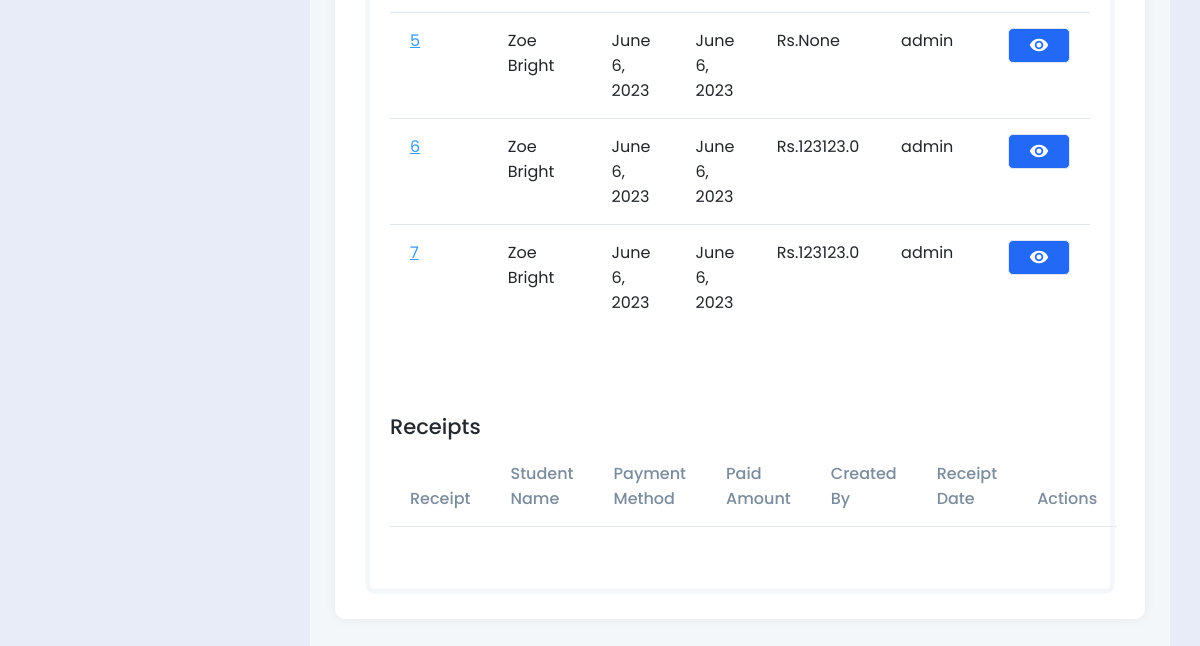
Page /view_student/5 (signed in, lower part) on the earlier database version.
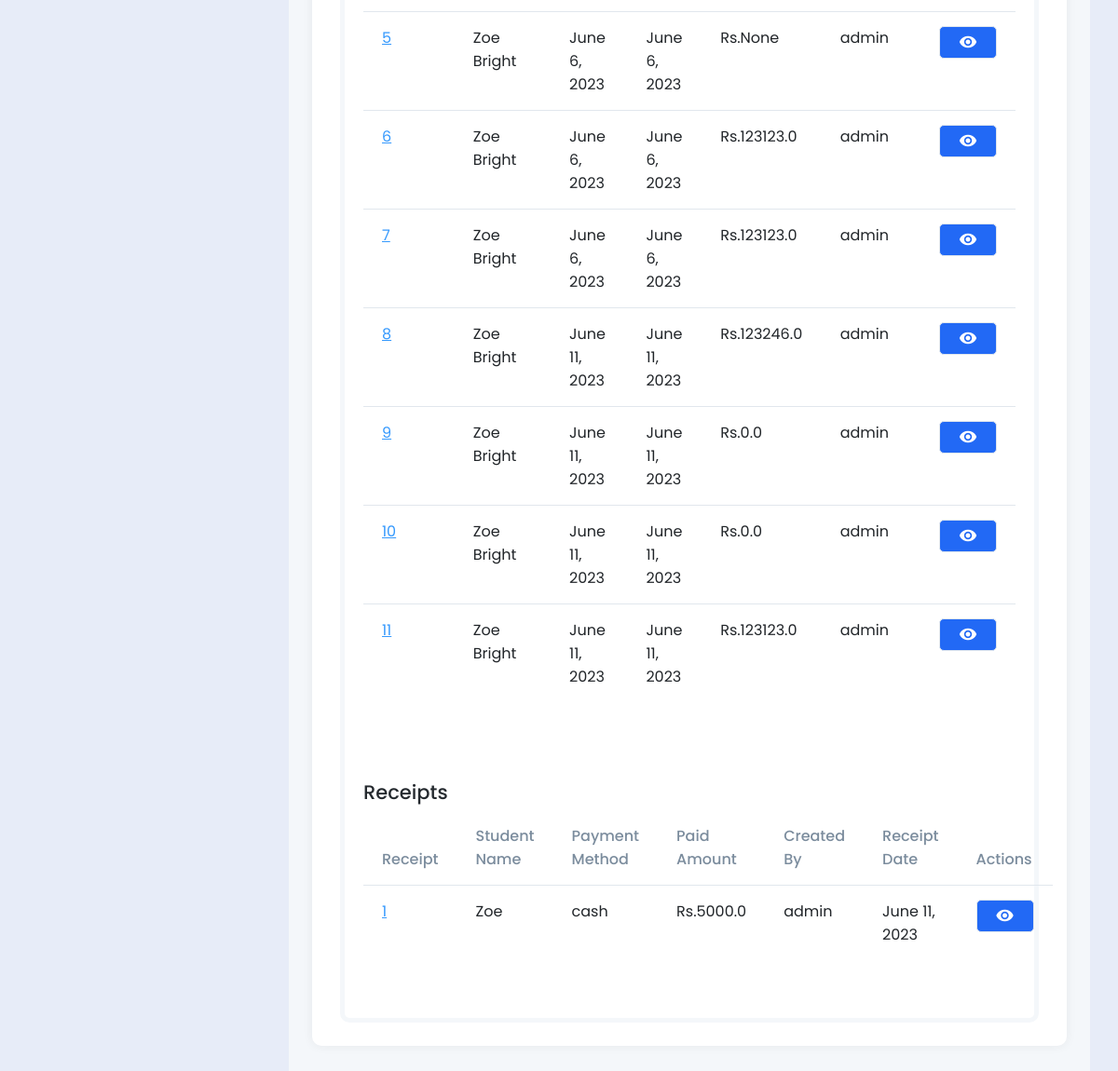
Same page on the later database version.
### finance/models.py (models this page shows, shortened)
class Invoice(models.Model):
    student = models.ForeignKey(Student, on_delete=models.SET_NULL, null = True)
    misc_name = models.CharField(max_length=255,null = True, blank = True)
    misc_amount = models.FloatField(null = True, blank = True)
    discount = models.FloatField(null = True, blank = True)
    remarks = models.CharField(max_length = 255, null = True, blank = True)
    created_by = models.CharField(max_length = 255, null = True, blank = True)
    due_date = models.DateField()
    invoice_amount = models.FloatField(null = True, blank = True)
    created = models.DateField(auto_now_add=True)
    class Meta:
        verbose_name_plural = "01. Invoices"

class Receipt(models.Model):
    student = models.ForeignKey(Student, on_delete=models.SET_NULL, null = True)
    paid_amount  = models.FloatField()
    payment_method = models.CharField(max_length=255)
    remarks = models.CharField(max_length = 255, null = True, blank = True)
    payment_receipt = models.FileField(upload_to="receipts",null = True, blank = True)
    created_by = models.CharField(max_length = 255, null = True, blank = True)
    created = models.DateField(auto_now_add=True)
    class Meta:
        verbose_name_plural = "02. Receipts"

### student/models.py (models this page shows, shortened)
class Student(models.Model):
    user = models.OneToOneField(User, on_delete=models.CASCADE)
    address = models.CharField(max_length=255)
    contact = models.CharField(max_length=100)
    enrollment_type = models.ForeignKey(EnrollmentType, on_delete=models.SET_NULL, null=True, blank=True)
    source = models.ForeignKey(StudentSource, on_delete=models.SET_NULL, null=True, blank=True)
    stage = models.ForeignKey(StudentStage, on_delete=models.SET_NULL, null=True, blank=True)
    assigned_to = models.ManyToManyField(Employee)
    course = models.ManyToManyField(Course)
    log_status = models.BooleanField(default=True)
    active = models.BooleanField(default=1)
    date_modified = models.DateTimeField(auto_now=True)
    created = models.DateTimeField(auto_now_add=True)
    class Meta:
        verbose_name_plural = "02. Student"

### student/views.py (the view)
# urls.py: path("view_student/<int:id>", views.view_student, name="view_student"),
def view_student(request,id):
    if 'read_student' in custom_data_views(request):
        student = Student.objects.get(id=id)
        invoices = Invoice.objects.filter(student=id)
        receipts=Receipt.objects.filter(student=id)
        context = {
            'student': student,
            'invoices':invoices,
            'receipts':receipts,
        }
        return render(request,'student/view_student.html', context)
    else:
        messages.info(request, "Unauthorized access.")
        return redirect('home')

### student/models.py (called while the page is built)
    def __str__(self):
        return self.stage

### templates/student/view_student.html (shortened to what the changed rows need)
{% include 'header.html' %}
<div class="app-content">
    <div class="content-wrapper">
        <div class="example-container">
            <div class="example-content bg-light">
                <div class="row">
                    <div class="col-md-12">
                        <div class="card">
                            <div class="card-body">
                                <div class="example-container">
                                    <div class="example-content">
                                        <div class="tab-content" id="pills-tabContent">
                                            <div class="tab-pane fade active show" id="pills-home" role="tabpanel" aria-labelledby="pills-home-tab">
                                                <div class="row widget widget-list mt-5">
                                                    <div class="invoice-list-view mt-5">
                                                        <table class="table nowrap w-100 mb-5">
                                                            <tbody>
                                                                {% for invoices in invoices %}
                                                                <tr>
                                                                    <td><a href="#" class="table-link-text link-high-em">{{invoices.id}}</a></td>
                                                                    <td>{{invoices.student.user.first_name|add:" " }}{{ invoices.student.user.last_name }}</td>
                                                                    <td>{{invoices.created}}</td>
                                                                    <td>{{invoices.created}}</td>
                                                                    <td>Rs.{{invoices.invoice_amount}}</td>
                                                                    <td>{{invoices.created_by}}</td>
                                                                    {% if 'read_finance' in permissions %}
                                                                    <td>
                                                                        <a  href="{% url 'view_invoice' id=invoices.id %}" class="btn btn-primary"><i class="material-icons">visibility</i></a>
                                                                    </td>
                                                                    {% else %}
                                                                    <td>---</td>
                                                                    {% endif %}
                                                                </tr>
                                                                {% endfor %}
                                                            </tbody>
                                                        </table>
                                                    </div>
                                                    <div class="invoice-list-view mt-5">
                                                        <table class="table nowrap w-100 mb-5">
                                                            <thead>
                                                                <tr>
                                                                    <th>Receipt</th>
                                                                    <th>Student Name</th>
                                                                    <th>Payment Method</th>
                                                                    <th>Paid Amount</th>
                                                                    <th>Created By</th>
                                                                    <th>Receipt Date</th>
                                                                    <th>Actions</th>
                                                                </tr>
                                                            </thead>
                                                            <tbody>
                                                                {% for receipts in receipts %}
                                                                <tr>
                                                                    <td><a href="#" class="table-link-text link-high-em">{{receipts.id}}</a></td>
                                                                    <td>{{receipts.student.user.first_name|add:" " }}{{ invoices.student.user.last_name }}</td>
                                                                    <td>{{receipts.payment_method}}</td>
                                                                    <td>Rs.{{receipts.paid_amount}}</td>
                                                                    <td>{{receipts.created_by}}</td>
                                                                    <td>{{receipts.created}}</td>
                                                                    {% if 'read_finance' in permissions %}
                                                                    <td>
                                                                        <a  href="{% url 'view_receipt' id=receipts.id %}" class="btn btn-primary"><i class="material-icons">visibility</i></a>
                                                                    </td>
                                                                    {% else %}
                                                                    <td>---</td>
                                                                    {% endif %}
                                                                </tr>
                                                                {% endfor %}
                                                            </tbody>
                                                        </table>
                                                    </div>
                                                </div>
                                            </div>
                                        </div>
                                    </div>
                                </div>
                            </div>
                        </div>
                    </div>
                </div>
            </div>
        </div>
    </div>
</div>
{% include 'footer.html' %}

Differences in the rows shown:
added Invoice: id "8", student.user.first_name|add "Zoe", student.user.last_name "Bright", created "June 11, 2023", invoice_amount "123246.0", created_by "admin"
added Invoice: id "9", student.user.first_name|add "Zoe", student.user.last_name "Bright", created "June 11, 2023", invoice_amount "0.0", created_by "admin"
added Invoice: id "10", student.user.first_name|add "Zoe", student.user.last_name "Bright", created "June 11, 2023", invoice_amount "0.0", created_by "admin"
added Invoice: id "11", student.user.first_name|add "Zoe", student.user.last_name "Bright", created "June 11, 2023", invoice_amount "123123.0", created_by "admin"
added Receipt: id "1", student.user.first_name|add "Zoe", payment_method "cash", paid_amount "5000.0", created_by "admin", created "June 11, 2023"
